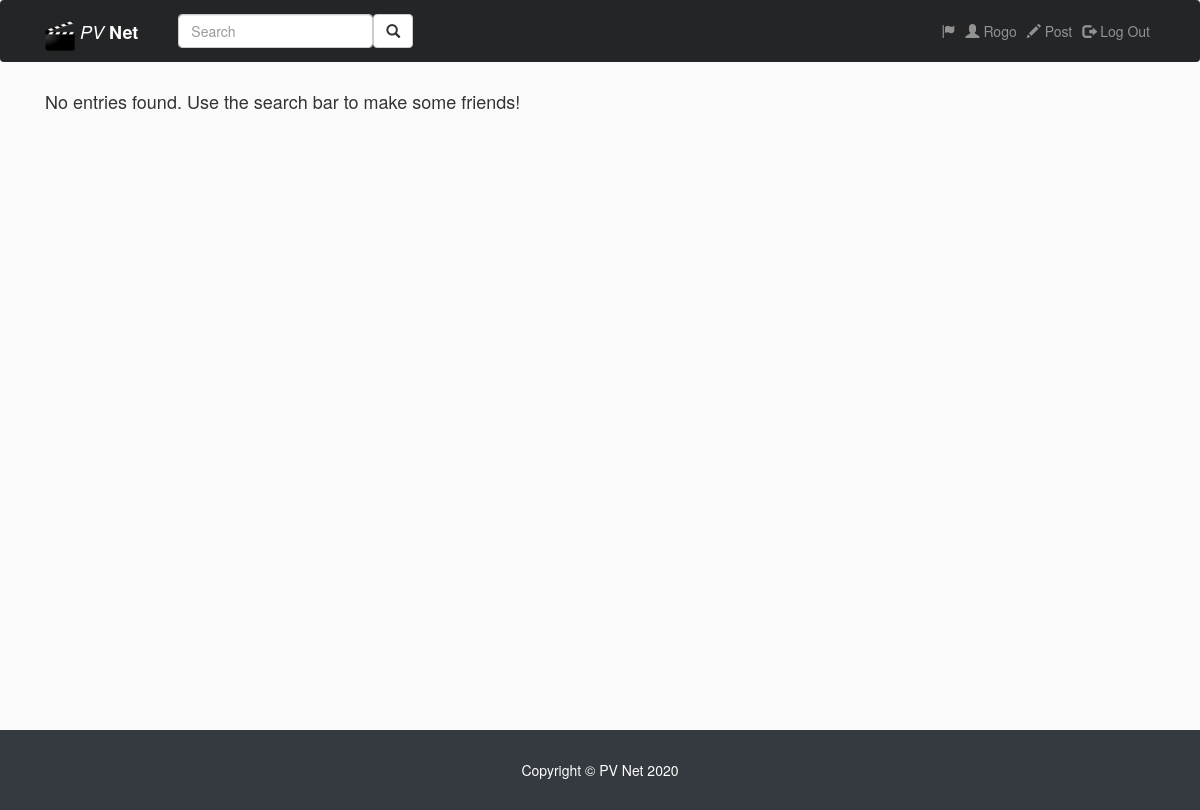
/ (signed in), run on an earlier commit of the app's database.
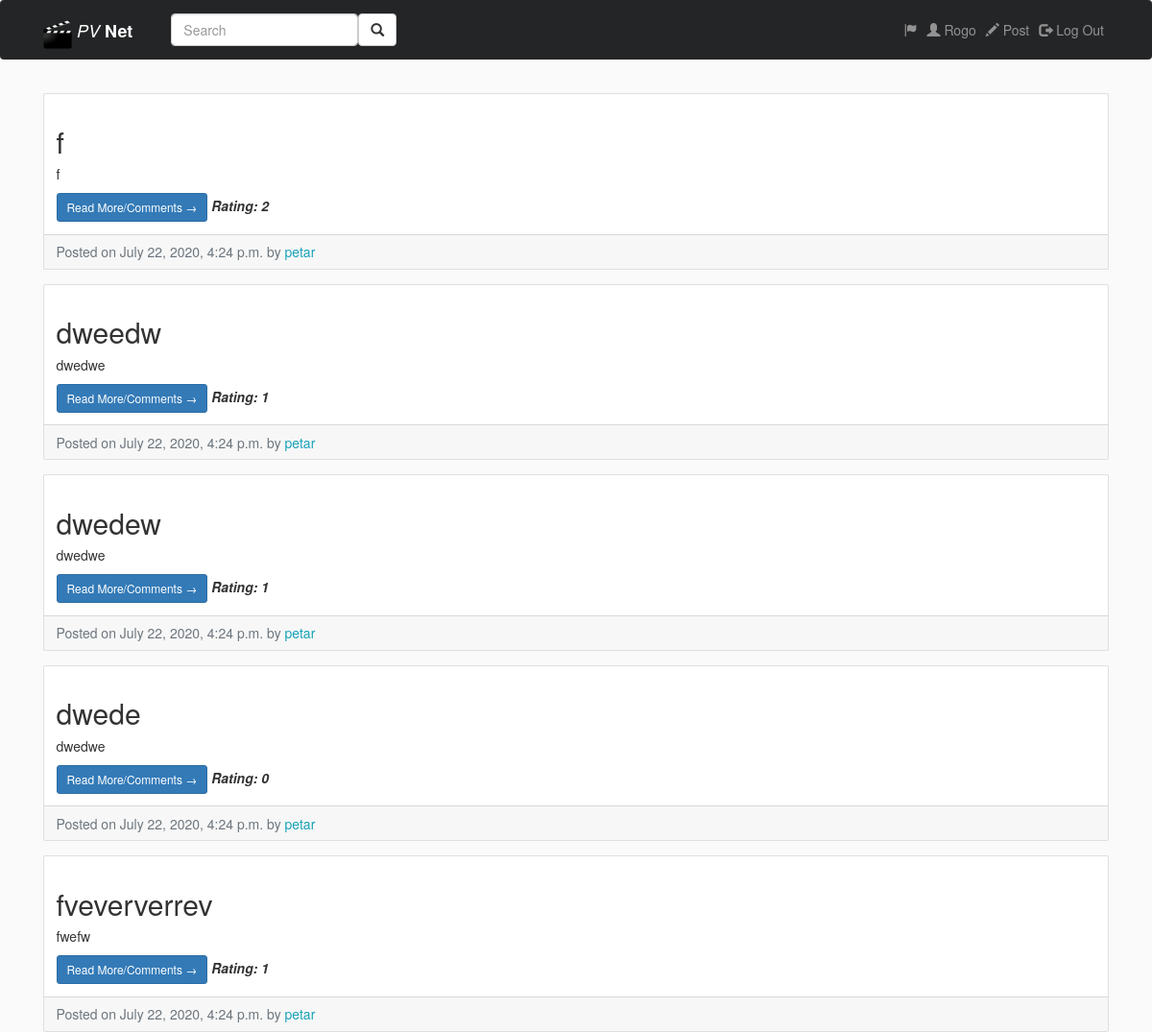
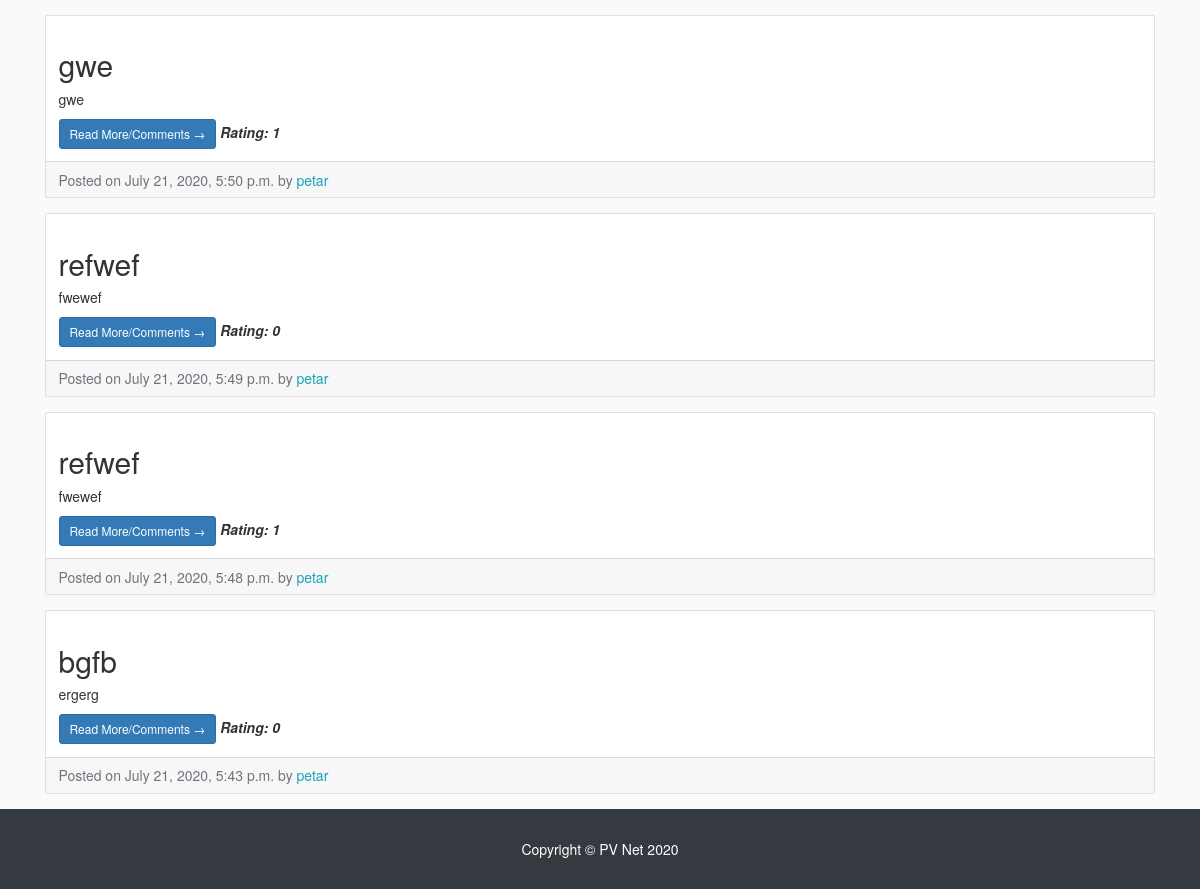
And on a later commit of the database (2 pictures, top to bottom).
### entries/models.py (models this page shows, shortened)
class Entry(models.Model):
    entry_title = models.CharField(max_length=50)
    entry_text = models.TextField()
    entry_date = models.DateTimeField(auto_now_add=True)
    entry_author = models.ForeignKey(User, on_delete = models.CASCADE)
    entry_likes = models.ManyToManyField(User, related_name= 'likes', blank=True)
    class Meta:
        verbose_name_plural = 'entries'

### entries/views.py (the view)
# urls.py: path('', HomeView.as_view(), name='blog-home'),
class HomeView(LoginRequiredMixin, ListView):
    model = Entry
    template_name = 'entries/index.html'
    context_object_name = "blog_entries"
    paginate_by = 10
    def get_queryset(self):
        user = self.request.user
        following_list = user.userprofile.following.all()
        blog_entries = []
        for i in following_list:
            blog_entries += Entry.objects.order_by('-entry_date').filter(entry_author = i.following.user)
        return blog_entries
    def get_context_data(self, **kwargs):
        context = super().get_context_data(**kwargs)
        for entry in context['blog_entries']:
            context['entry.pk'] = entry.entry_likes.all().count()
        return context

### users/context_processors.py (called while the page is built)
def extras(request):
  notifications_count = 0
  notification = False
  if request.user.is_authenticated:
    user = request.user
    notifications = Notification.objects.all().filter(notified_user=user)
    notifications_count = notifications.count()
    if notifications_count>0:
      notification = True
  return {'notifications_count' : notifications_count, 'notification' : notification}

### entries/templates/entries/index.html (shortened to what this page needs)
{% extends "entries/base.html" %}
{% load static %}
{% block content %}
<div class="col-md-12">
  {% for entry in blog_entries %}
  <div class="card mb-4 mt-4">
    <div class="card-body">
      <h2 class="card-title">{{ entry.entry_title }}</h2>
      <p class="card-text"> {{ entry.entry_text|truncatechars:100 }}</p>
      <a href="{% url 'entry-detail' entry.pk %}" class="btn btn-primary btn-sm">Read More/Comments &rarr;</a>
     <span style="font-style: italic;"> <b> Rating: {{ entry.entry_likes.all.count }} </b> </span>
    </div>
    <div class="card-footer text-muted">
      Posted on {{ entry.entry_date }} by
      <a href="{% url 'profile' entry.entry_author.pk %}"><span class= "text-info mr-2">{{ entry.entry_author }}
{% if entry.entry_author == user %}(me){% endif %}</span></a>
    </div>
  </div>
  {% empty %}
  <h4>No entries found. Use the search bar to make some friends!</h4>
  {% endfor %}
  </div>
{% endblock %}

What changed in the data, as far as the page shows it:
added Entry: entry_title "f", entry_text "f", entry_likes.all.count "2", entry_date "July 22, 2020, 4:24 p.m.", entry_author "petar"
added Entry: entry_title "dweedw", entry_text "dwedwe", entry_likes.all.count "1", entry_date "July 22, 2020, 4:24 p.m.", entry_author "petar"
added Entry: entry_title "dwedew", entry_text "dwedwe", entry_likes.all.count "1", entry_date "July 22, 2020, 4:24 p.m.", entry_author "petar"
added Entry: entry_title "dwede", entry_text "dwedwe", entry_likes.all.count "0", entry_date "July 22, 2020, 4:24 p.m.", entry_author "petar"
added Entry: entry_title "fveververrev", entry_text "fwefw", entry_likes.all.count "1", entry_date "July 22, 2020, 4:24 p.m.", entry_author "petar"
added Entry: entry_title "gwe", entry_text "gwe", entry_likes.all.count "1", entry_date "July 21, 2020, 5:50 p.m.", entry_author "petar"
added Entry: entry_title "refwef", entry_text "fwewef", entry_likes.all.count "0", entry_date "July 21, 2020, 5:49 p.m.", entry_author "petar"
added Entry: entry_title "refwef", entry_text "fwewef", entry_likes.all.count "1", entry_date "July 21, 2020, 5:48 p.m.", entry_author "petar"
added Entry: entry_title "bgfb", entry_text "ergerg", entry_likes.all.count "0", entry_date "July 21, 2020, 5:43 p.m.", entry_author "petar"
Also different on the page:
text no longer shown: "No entries found. Use the search bar to make some friends!"
